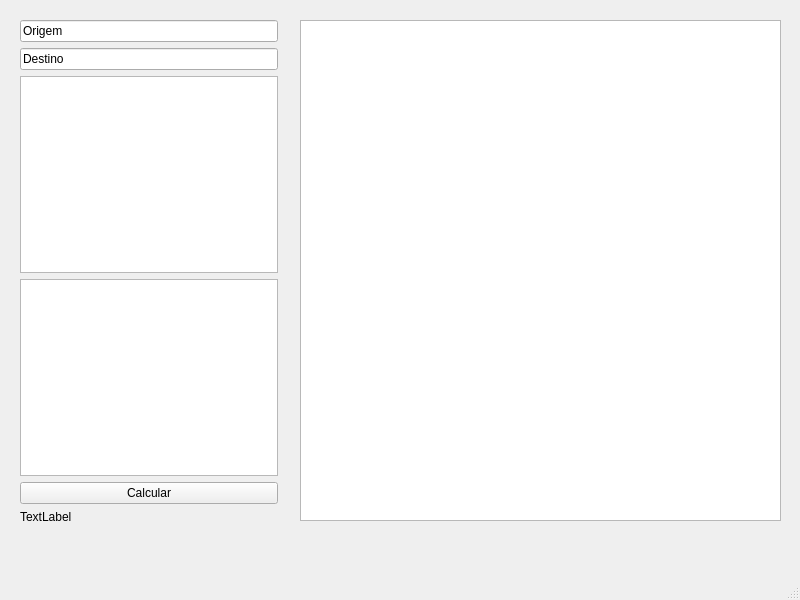
<?xml version="1.0" encoding="UTF-8"?>
<ui version="4.0">
 <class>MainWindow</class>
 <widget class="QMainWindow" name="MainWindow">
  <property name="geometry">
   <rect>
    <x>0</x>
    <y>0</y>
    <width>800</width>
    <height>600</height>
   </rect>
  </property>
  <property name="windowTitle">
   <string>MainWindow</string>
  </property>
  <widget class="QWidget" name="centralwidget">
   <widget class="QGraphicsView" name="mapView">
    <property name="geometry">
     <rect>
      <x>300</x>
      <y>20</y>
      <width>481</width>
      <height>501</height>
     </rect>
    </property>
   </widget>
   <widget class="QWidget" name="layoutWidget">
    <property name="geometry">
     <rect>
      <x>20</x>
      <y>20</y>
      <width>258</width>
      <height>504</height>
     </rect>
    </property>
    <layout class="QVBoxLayout" name="verticalLayout">
     <item>
      <widget class="QLineEdit" name="txtOrigem">
       <property name="enabled">
        <bool>true</bool>
       </property>
       <property name="text">
        <string>Origem</string>
       </property>
      </widget>
     </item>
     <item>
      <widget class="QLineEdit" name="txtDestino">
       <property name="text">
        <string>Destino</string>
       </property>
      </widget>
     </item>
     <item>
      <widget class="QListWidget" name="listOrigem"/>
     </item>
     <item>
      <widget class="QListWidget" name="listDestino"/>
     </item>
     <item>
      <widget class="QPushButton" name="btnCalcular">
       <property name="text">
        <string>Calcular</string>
       </property>
      </widget>
     </item>
     <item>
      <widget class="QLabel" name="txtResultado">
       <property name="text">
        <string>TextLabel</string>
       </property>
      </widget>
     </item>
    </layout>
   </widget>
  </widget>
  <widget class="QMenuBar" name="menubar">
   <property name="geometry">
    <rect>
     <x>0</x>
     <y>0</y>
     <width>800</width>
     <height>21</height>
    </rect>
   </property>
  </widget>
  <widget class="QStatusBar" name="statusbar"/>
 </widget>
 <resources/>
 <connections/>
</ui>
